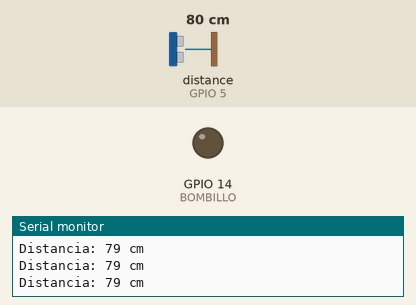
Recording of a sketch running on a simulated ESP32-S3. On the bench: output pins drawn as LEDs (lit = HIGH), the last lines printed to the serial monitor. Wiring (inferred from the names in the program): ultrasonic range finder: trigger GPIO 4; echo GPIO 5. Inputs (shaded band) come from the test bench; at power-on: distance to the obstacle (sensor on GPIO 5) 80 cm. The echo pulse lasts 58.3 µs per cm; pins used as bus, display or sensor lines are not drawn.

Above: at 1.2 s.
1.3 s: distance to the obstacle (sensor on GPIO 5) set to 12 cm
2.8 s: distance to the obstacle (sensor on GPIO 5) set to 9 cm
At 3.5 s:
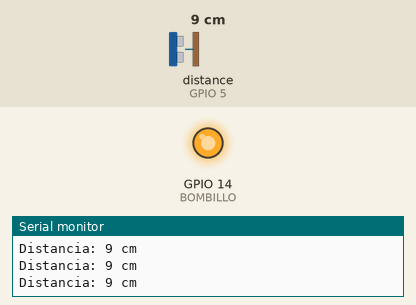
4.3 s: distance to the obstacle (sensor on GPIO 5) set to 18 cm
At 5.1 s:
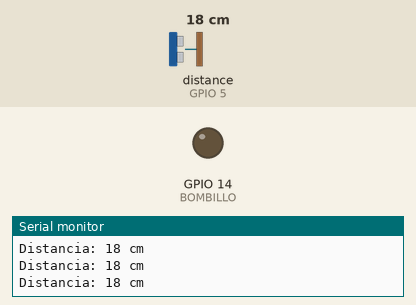
5.9 s: distance to the obstacle (sensor on GPIO 5) set to 2 cm
At 6.7 s:
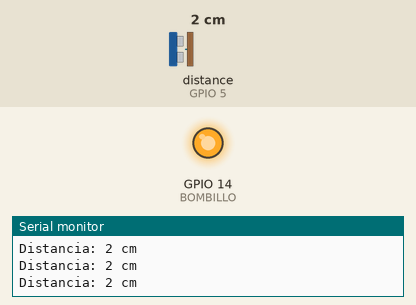
Timing chart, 0 to 8.5 s (numbered marks = the images above; inputs shaded):
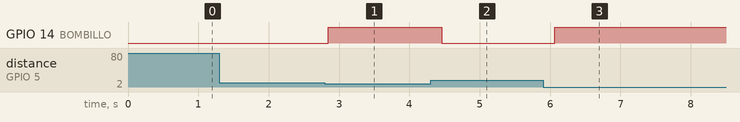

The sketch:

ARES.ino
```cpp
///"A.R.E.S"

// Definición de pines para la ESP32-S3 S N
#define TRIG_1 4
#define ECHO_1 5
#define BOMBILLO 14 // Pin para el LED para el bombillo de alerta

//--------- Configuración de la ESP32-S3 ------
void setup() {
  Serial.begin(9600);
  // Configuración de pines b
  pinMode(TRIG_1, OUTPUT);
  pinMode(ECHO_1, INPUT);
  pinMode(BOMBILLO, OUTPUT);
  // Bombillo Apagado
  digitalWrite(BOMBILLO, LOW);
}

void loop() {
  // Lectura del sensor
  int s1 = medir_distancia(TRIG_1, ECHO_1);
  // Impresión de resultado
  imprimir_lectura(s1);

  // Se encendera el bombillo si hay algo a menos de 10 cm
  evaluar_alerta(s1);

  delay(200);
}

//--------- Función para medir la distancia en cm ------
int medir_distancia(int trig, int echo) {
  digitalWrite(trig, LOW);
  delayMicroseconds(2);
  digitalWrite(trig, HIGH); // Espera de 10 microsegundos
  delayMicroseconds(10);
  digitalWrite(trig, LOW);

  long duracion = pulseIn(echo, HIGH, 30000); // Tiempo del eco (timeout ~30ms)
  if (duracion == 0) return -1; // Retorna -1 si está fuera de rango o falla
  int distancia = duracion * 0.0343 / 2; // Cálculo de la distancia en cm
  return distancia;
}

//--------- Función para imprimir lectura ------
void imprimir_lectura(int d1) {
  Serial.print("Distancia: ");
  Serial.print(d1);
  Serial.println(" cm");
}

//--------- Función para evaluar la alerta ------
void evaluar_alerta(int d1) {
  // Se enciende el bombillo si se detecta un objeto a menos de 10 cm
  if (d1 > 0 && d1 < 10) {
    digitalWrite(BOMBILLO, HIGH); // Encender alerta
  } else {
    digitalWrite(BOMBILLO, LOW);  // Bombillo apagado
  }
}
```

Measured:
- the behaviour switches between 11 and 10 cm on distance to the obstacle (sensor on GPIO 5) (found by bisection; images 0 and 1)
- after the input at 2.8 s, GPIO 14 (BOMBILLO): LOW → HIGH after 0.05 s
- after the input at 4.3 s, GPIO 14 (BOMBILLO): HIGH → LOW after 0.16 s
- after the input at 5.9 s, GPIO 14 (BOMBILLO): LOW → HIGH after 0.17 s
